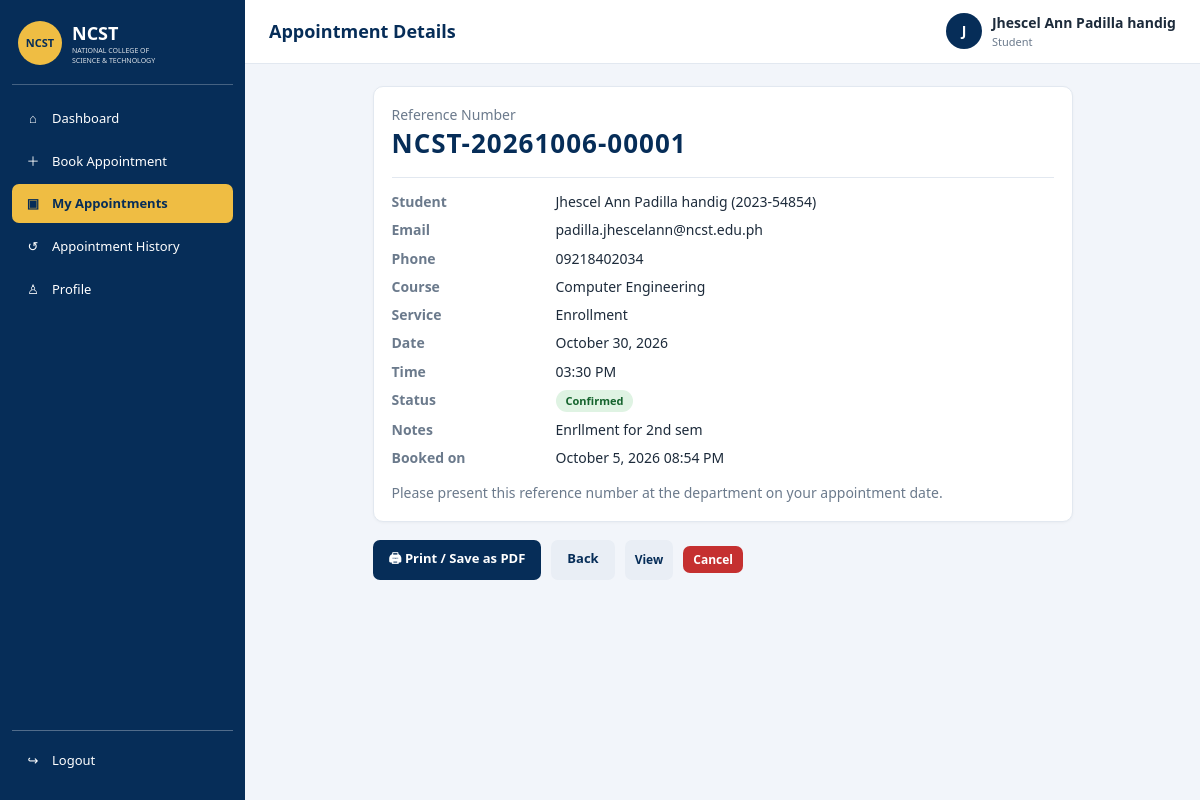
Screenshot of /appointment_view.php?ref=NCST-20261006-00001 (signed in) with the database file from the repository.
### tables this page shows
CREATE TABLE `appointments` (
  `id` int(11) NOT NULL,
  `reference_no` varchar(30) NOT NULL,
  `user_id` int(11) NOT NULL,
  `course_id` int(11) NOT NULL,
  `service_id` int(11) NOT NULL,
  `slot_id` int(11) NOT NULL,
  `appointment_date` date NOT NULL,
  `appointment_time` time NOT NULL,
  `notes` varchar(500) DEFAULT NULL,
  `status` enum('pending','confirmed','completed','cancelled','no_show') NOT NULL DEFAULT 'pending',
  `cancel_reason` varchar(255) DEFAULT NULL,
  `created_at` timestamp NOT NULL DEFAULT current_timestamp(),
  `updated_at` timestamp NOT NULL DEFAULT current_timestamp() ON UPDATE current_timestamp()
);

CREATE TABLE `users` (
  `id` int(255) NOT NULL,
  `student_id` varchar(10) NOT NULL,
  `full_name` varchar(100) NOT NULL,
  `email` varchar(150) NOT NULL,
  `phone` varchar(11) NOT NULL,
  `password` varchar(255) NOT NULL,
  `role` enum('student','supervisor','admin') NOT NULL DEFAULT 'student',
  `created_at` timestamp NOT NULL DEFAULT current_timestamp(),
  `status` enum('active','disabled') NOT NULL DEFAULT 'active',
  `course_id` int(11) DEFAULT NULL
);

CREATE TABLE `courses` (
  `id` int(11) NOT NULL,
  `code` varchar(20) NOT NULL,
  `name` varchar(100) NOT NULL,
  `description` varchar(255) DEFAULT NULL,
  `is_active` tinyint(1) NOT NULL DEFAULT 1,
  `created_at` timestamp NOT NULL DEFAULT current_timestamp()
);

CREATE TABLE `services` (
  `id` int(11) NOT NULL,
  `course_id` int(11) DEFAULT NULL,
  `name` varchar(100) NOT NULL,
  `description` varchar(255) DEFAULT NULL,
  `is_active` tinyint(1) NOT NULL DEFAULT 1,
  `created_at` timestamp NOT NULL DEFAULT current_timestamp()
);

### auth.php (called while the page is built, shortened)
<?php
function e($value): string
{
    return htmlspecialchars((string)$value, ENT_QUOTES, 'UTF-8');
}

### appointment_view.php (the view, shortened to what this page needs)
<?php
require_once __DIR__ . "/layout.php";
$a = db_row($conn, appt_select_sql() . " WHERE a.reference_no = ?", 's', [$_GET['ref'] ?? '']);
$u = db_row($conn, "SELECT email, phone FROM users WHERE id = ?", 'i', [$a['user_id']]);
?>
<div class="slip">
    <div class="card">
        <p class="muted">Reference Number</p>
        <div class="ref"><?php echo e($a['reference_no']); ?></div>
        <hr style="margin:14px 0;border:0;border-top:1px solid #e2e8f0">
        <dl class="dl">
            <dt>Student</dt><dd><?php echo e($a['full_name']); ?> (<?php echo e($a['student_id']); ?>)</dd>
            <dt>Email</dt><dd><?php echo e($u['email']); ?></dd>
            <dt>Phone</dt><dd><?php echo e($u['phone']); ?></dd>
            <dt>Course</dt><dd><?php echo e($a['course_name']); ?></dd>
            <dt>Service</dt><dd><?php echo e($a['service_name']); ?></dd>
            <dt>Date</dt><dd><?php echo e(fmt_date($a['appointment_date'])); ?></dd>
            <dt>Time</dt><dd><?php echo e(fmt_time($a['appointment_time'])); ?></dd>
            <dt>Status</dt><dd><?php echo badge($a['status']); ?></dd>
            <?php if ($a['notes']): ?><dt>Notes</dt><dd><?php echo e($a['notes']); ?></dd><?php endif; ?>
            <dt>Booked on</dt><dd><?php echo e(date('F j, Y h:i A', strtotime($a['created_at']))); ?></dd>
        </dl>
        <p class="muted" style="margin-top:14px">Please present this reference number at the department on your appointment date.</p>
    </div>
    <div class="toolbar no-print">
        <button type="button" class="btn btn-primary" onclick="window.print()">🖨 Print / Save as PDF</button>
        <a class="btn btn-light" href="<?php echo e($_SESSION['role'] === 'student' ? 'my_appointments.php' : dashboard_for($_SESSION['role'])); ?>">Back</a>
        <?php if ($_SESSION['role'] === 'student'): ?>
            <?php echo appt_actions($a, 'student', 'appointment_view.php?ref=' . urlencode($a['reference_no'])); ?>
        <?php endif; ?>
    </div>
</div>

### lib.php (shortened to what this page needs)
<?php
require_once __DIR__ . "/auth.php";
function db_exec(mysqli $c, string $sql, string $types = '', array $p = []): mysqli_stmt
{
    $st = $c->prepare($sql);
    if ($types !== '') {
        $st->bind_param($types, ...$p);
    }
    $st->execute();
    return $st;
}
function db_rows(mysqli $c, string $sql, string $types = '', array $p = []): array
{
    $st = db_exec($c, $sql, $types, $p);
    $r = $st->get_result();
    $out = $r ? $r->fetch_all(MYSQLI_ASSOC) : [];
    return $out;
}
function db_row(mysqli $c, string $sql, string $types = '', array $p = []): ?array
{
    $r = db_rows($c, $sql, $types, $p);
    return $r[0] ?? null;
}
function badge(string $s): string
{
    return '<span class="badge badge-' . e($s) . '">' . e(STATUS_LABELS[$s] ?? $s) . '</span>';
}
function fmt_date(string $d): string { return date('F j, Y', strtotime($d)); }
function fmt_time(string $t): string { return date('h:i A', strtotime($t)); }
function setting(mysqli $c, string $key, $default = null)
{
    static $cache = null;
    if ($cache === null) {
        $cache = [];
        foreach (db_rows($c, "SELECT setting_key k, setting_value v FROM settings") as $r) {
            $cache[$r['k']] = $r['v'];
        }
    }
    return $cache[$key] ?? $default;
}
function allowed_statuses(string $role, string $old): array
{
    if ($role === 'student' && in_array($old, ['pending', 'confirmed'], true)) {
        return ['cancelled'];
    }
    return [];
}
function student_can_modify(mysqli $c, array $a): bool
{
    $hours = (int)setting($c, 'cancel_cutoff_hours', 24);
    $start = strtotime($a['appointment_date'] . ' ' . $a['appointment_time']);
    return ($start - time()) >= $hours * 3600;
}

### app.css (style rules this page uses)
:root { --navy:#062d58;--navy2:#0b4a8a;--gold:#efbd43;--bg:#f2f5fa;--text:#1d2b3b;--muted:#6b7a8c;--line:#e2e8f0;--ok:#1e8e3e;--warn:#b7791f;--bad:#c53030;--card:#fff;--radius:10px }
* { box-sizing:border-box;margin:0;padding:0 }
body { font-family:'Segoe UI',Tahoma,Arial,sans-serif;background:var(--bg);color:var(--text);font-size:14px;line-height:1.45 }
a { color:var(--navy2) }
.muted,small { color:var(--muted) }
.card { background:var(--card);border:1px solid var(--line);border-radius:var(--radius);padding:18px;margin-bottom:18px;box-shadow:0 1px 3px rgba(0,0,0,.04) }
.btn { display:inline-block;border:0;border-radius:7px;padding:9px 16px;font-size:13px;font-weight:600;cursor:pointer;text-decoration:none;font-family:inherit }
.btn-primary { background:var(--navy);color:#fff }
.btn-light { background:#e9eef5;color:var(--navy) }
.toolbar { display:flex;gap:10px;flex-wrap:wrap;margin-bottom:14px }
.badge { display:inline-block;padding:3px 10px;border-radius:20px;font-size:11px;font-weight:700;white-space:nowrap }
.badge-confirmed { background:#dff3e3;color:#14632d }
.dl { display:grid;grid-template-columns:150px 1fr;gap:8px 14px }
.dl dt { color:var(--muted);font-weight:600 }
.slip { max-width:700px;margin:0 auto }
.slip .ref { font-size:26px;font-weight:800;color:var(--navy);letter-spacing:1px }

### rows the page displays
appointments: reference_no "NCST-20261006-00001", user.full_name "Jhescel Ann Padilla handig", user.student_id "2023-54854", course.name "Computer Engineering", service.name "Enrollment", appointment_date "October 30, 2026", appointment_time "03:30 PM", status "Confirmed", notes "Enrllment for 2nd sem", created_at "October 5, 2026 08:54 PM"
users: email "padilla.jhescelann@ncst.edu.ph", phone "09218402034"

### other values shown
$icon "⌂"
$label "Dashboard"
$icon "＋"
$label "Book Appointment"
$icon "▣"
$label "My Appointments"
$icon "↺"
$label "Appointment History"
$icon "♙"
$label "Profile"
$title "Appointment Details"
mb_strtoupper(mb_substr($_SESSION['full_name'], 0, 1)) "J"
$_SESSION['full_name'] "Jhescel Ann Padilla handig"
$roleLabel "Student"
$label "Cancel"
